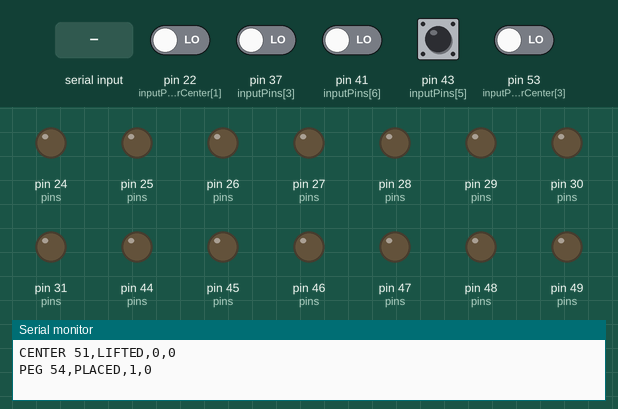
Recording of a sketch running on a simulated Arduino Mega 2560, built with avr-gcc and run on an emulated ATmega2560. On the bench: output pins drawn as LEDs (lit = HIGH), the last lines printed to the serial monitor. The inputs (shaded band) are chosen by the test bench; at power-on: pin 43 (inputPins[5]) HIGH, pin 22 (inputPinsForCenter[1]), pin 37 (inputPins[3]), pin 41 (inputPins[6]), pin 53 (inputPinsForCenter[3]) LOW. Random numbers use the default seed unless the sketch sets one.

Above: at 1.2 s.
1.3 s: pin 53 (inputPinsForCenter[3]) driven HIGH
At 1.6 s:
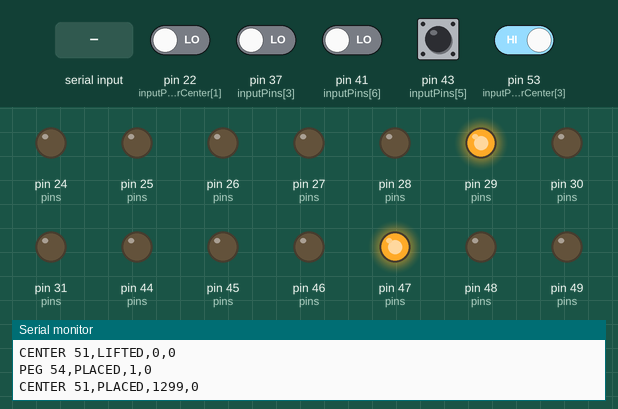
4.3 s: pin 53 (inputPinsForCenter[3]) driven LOW
At 4.8 s:
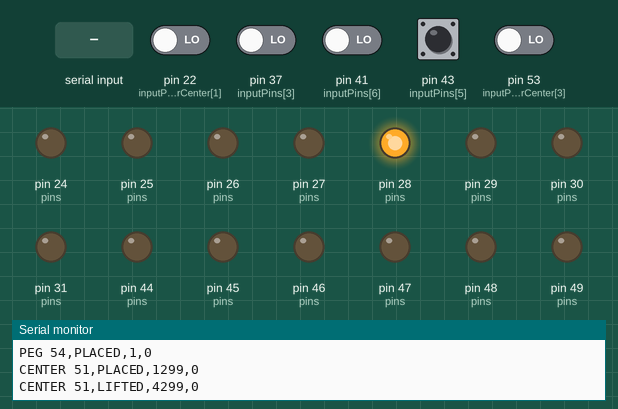
5.8 s: "1" received over Serial
At 7.0 s:
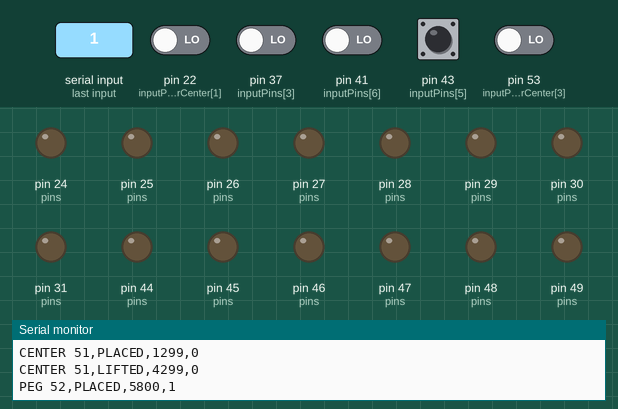
7.3 s: "0" received over Serial
At 9.9 s:
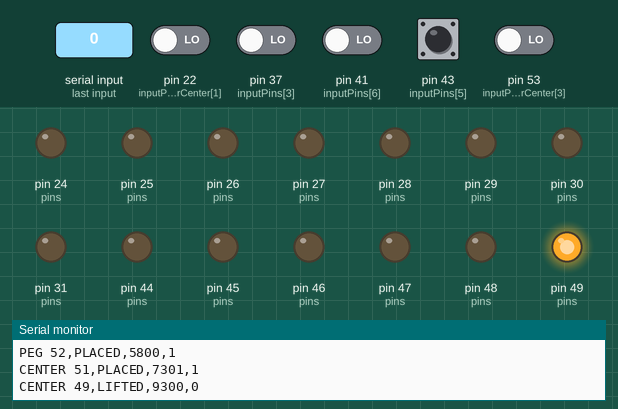
10.3 s: "2" received over Serial
At 11.5 s:
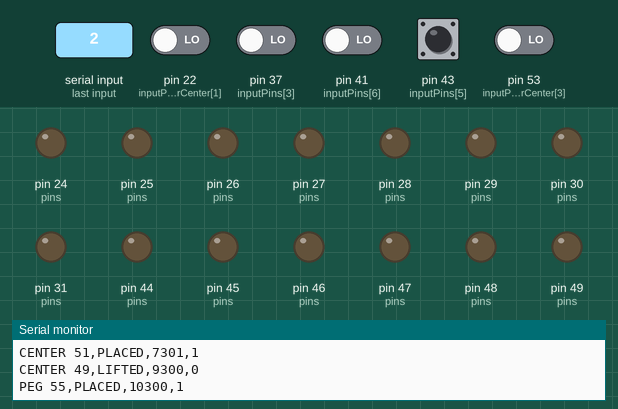
11.8 s: "1" received over Serial
At 13.2 s:
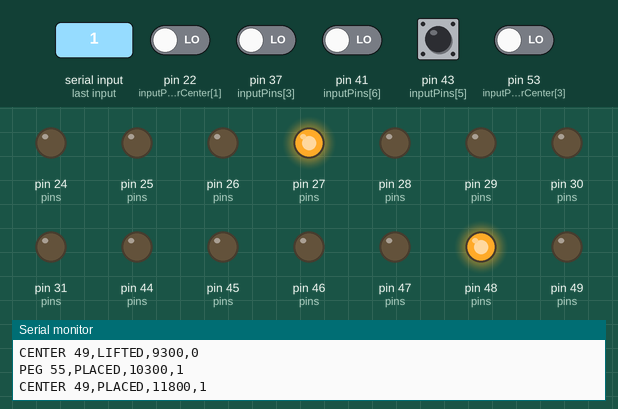
Timing chart, 0 to 15.3 s (numbered marks = the images above; inputs shaded):
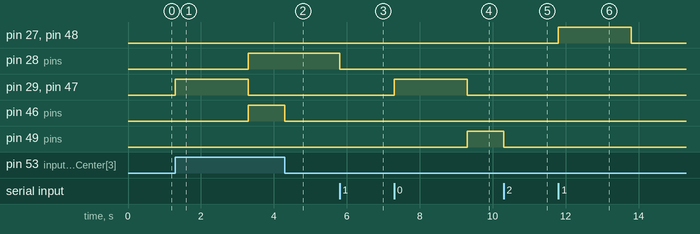

Measured:
- after the input at 1.3 s, pin 28 (pins), pin 46 (pins): LOW → HIGH after 2.0 s; pin 29 (pins), pin 47 (pins): LOW → HIGH at once, → LOW 2.0 s later
- after the input at 4.3 s, pin 46 (pins): HIGH → LOW at once
- after the input at 5.8 s, pin 28 (pins): HIGH → LOW at once
- after the input at 7.3 s, pin 29 (pins), pin 47 (pins): LOW → HIGH at once, → LOW 2.0 s later; pin 49 (pins): LOW → HIGH after 2.0 s
- after the input at 10.3 s, pin 49 (pins): HIGH → LOW at once
- after the input at 11.8 s, pin 27 (pins), pin 48 (pins): LOW → HIGH at once, → LOW 2.0 s later

The sketch:

automated_leds.ino
```cpp
int NUM_PEG_LEDS = 8;

// 8 pegs, each with 2 LEDs (blue and white)
int pins[8][2] = {{25, 24}, {26, 27},  {31, 30}, {28, 29}, {45, 44}, {46, 47}, {49, 48}, {51, 50}}; // first pin is always blue, second pin is red

// 8 sensors on the target pegs (left/right), detecting when a cylinder is placed there
int inputPins[8] = {35, 34, 36, 37, 42, 43, 41, 40};

// 4 sensors on the center pegs, detecting when a cylinder is picked up from the starting position.
int inputPinsForCenter[4] = {23, 22, 52, 53};

// links each center peg to its two corresponding target pegs (left and right pair).
int indexPairings[4][2] = {{8, 1}, {7, 2}, {5, 3}, {6, 4}}; // pairs the center sleeves to the correct pins.

//  a pre-set sequence of 0s and 1s deciding whether the target color is blue or white for each trial
int whiteBlueAlternations[20] = {0, 0, 0, 1, 0, 1, 0, 0, 1, 0, 1, 0, 1, 1, 0, 0, 0, 0, 1, 0};

// a pre-set list of 50 trials, each number (0–3) indicating which center peg is used.
int fifty_peg_trials[50] = {3, 3, 1, 3, 3, 2, 1, 0, 3, 1, 3, 2, 1, 3, 1, 1, 0, 0, 1, 0, 0, 3, 0, 1, 3, 0, 2, 1, 3, 1, 2, 1, 1, 3, 0, 3, 3, 2, 1, 0, 1, 1, 2, 3, 1, 3, 2, 0, 0, 3};

int currentColor = 0;
int currPin = 0;
bool loopRun = false;
unsigned long startTime;

// runs once when Arduino powers on
void setup() {
  // put your setup code here, to run once:
  //
  pinMode(A0, INPUT);
  randomSeed(analogRead(millis()));
  for(int i = 0; i < NUM_PEG_LEDS; i++){
    for(int k = 0; k < 2; k++){
      pinMode(pins[i][k], OUTPUT);
      digitalWrite(pins[i][k], LOW);
    }
  }

  for(int k = 0; k <8; k++){
    pinMode(inputPins[k], INPUT);
  }

  for(int j = 0; j < 4; j++){
    pinMode(inputPinsForCenter[j], INPUT);
  }

  startTime = millis();
  Serial.begin(9600);
}

// turns off all the LEDs
void resetLEDs(){
  for(int i = 0; i < 8; i++){
      digitalWrite(pins[i][0], LOW);
      digitalWrite(pins[i][1], LOW);
  }
}

// turns on the white LED for a given pin number (1-8)
void turnOnWhite(int pinNum){
  if(digitalRead(pins[pinNum - 1][1]) == 1){
    return;
  }
  digitalWrite(pins[pinNum - 1][1], HIGH);
}


// turns on the blue LED for a given pin number (1-8)
void turnOnBlue(int pinNum){
  if(digitalRead(pins[pinNum - 1][0]) == 1){
    return;
  }
  digitalWrite(pins[pinNum - 1][0], HIGH);
}

// Wait for cylinder to be LIFTED from the center peg
void waitUntilPinOff(int centerPinIndex){
  while(digitalRead(inputPinsForCenter[centerPinIndex]) == 1){
    //Serial.print('+');
    //do nothing.
  }
  bool val = false;
  // adds +48
  Serial.print("CENTER ");
  Serial.print(centerPinIndex + '0');
  Serial.print(",LIFTED,");
  Serial.print(millis() - startTime);
  Serial.print(",");
  Serial.println(val);
}

// Detect whihc center peg was touched first
//specifically for change in any configuration, from high to low.
int waitUntilChangeCenter(){
  //record the initial configuration of each of the pins
  //note; this function should only exit if we go from a HIGH -> LOW state.
  int numHighPegs = 0;
  int initialConfig[4]; // initialConfig will only hold the pins that are normally high
  for(int i = 0; i < 4; i++){
    initialConfig[i] = digitalRead(inputPinsForCenter[i]);
    if(initialConfig[i] == 1){
      numHighPegs += 1;
    }
  }
  if(numHighPegs == 0){ return -1; }

  int pinChangedIndex = -1;
  bool stateChanged = false;
  while(!stateChanged){
    //iterate through the configuration, checking that they are all the same
    for(int k = 0; k < 4; k++){
      if(initialConfig[k] == 0){ continue; } //we only care about pegs that go from high to low.
      if(initialConfig[k] != digitalRead(inputPinsForCenter[k])){

        stateChanged = true;
        pinChangedIndex = k;
        break;
      }
    }
  }
  return pinChangedIndex;
}

// Wait for cylinder to be PLACED on the target peg
void waitUntilPinOn(int inputPinNum){
  while (Serial.available() > 0) {
    Serial.read(); //flush pre-existing buffer
  }
  bool manualIntervention = false;
  while(digitalRead(inputPins[inputPinNum - 1]) == 0){
    if(Serial.available() > 0){
      while (Serial.available() > 0) {
        Serial.read();
      }
      manualIntervention = true;
      break;
    }
    //do nothing.
    //Serial.println("waiting...");
  }
  Serial.print("PEG ");
  Serial.print(inputPinNum + '0');
  Serial.print(",PLACED,");
  Serial.print(millis() - startTime);
  Serial.print(",");
  Serial.println(manualIntervention);
}

// Wait for cylinder to be PLACED back at the center
void waitUntilPinOnCenter(int inputPinIndex){
  while (Serial.available() > 0) {
    Serial.read(); //flush pre-existing buffer
  }
  bool manualIntervention = false;
  while(digitalRead(inputPinsForCenter[inputPinIndex]) == 0){
    if(Serial.available() > 0){
      while (Serial.available() > 0) {
        Serial.read();
      }
      manualIntervention = true;
      //then just break;
      break;
    }
    //do nothing.
    //Serial.println("waiting...");
  }
  Serial.print("CENTER ");
  Serial.print(inputPinIndex + '0');
  Serial.print(",PLACED,");
  Serial.print(millis() - startTime);
  Serial.print(",");
  Serial.println(manualIntervention);
}

int SEQUENCE_SIZE = 3; //@MK: change this to however long you want your sequence to be
int pinIndexSequence[3][2] = {{1, 0}, {2, 1}, {3, 0}}; //@MK; add sequences to this list. Also change the '3' in 'pinIndexSequence[3][2]' to whatever size you want the sequence
//each array is {pinIndex, color}, where color is 0 if blue, and 1 if white.

// run a fixed predefined sequence of trials
void startSequence(){
  //input tells us which pin to look out for!
  for(int i = 0; i < SEQUENCE_SIZE; i++){
    int pinNum = pinIndexSequence[i][0];
    if(pinIndexSequence[i][1] == 0){
      resetLEDs();
      turnOnBlue(pinNum);
    } else {
      resetLEDs();
      turnOnWhite(pinNum);
    }
    waitUntilPinOn(pinNum);
  }
}

// the main trial logic
// 1 Both target LEDs light up blue → cue to pick up
// 2 Wait for cylinder to be lifted from center
// 3 Reset LEDs, randomly pick left or right target
// 4 Light it up blue or white based on whiteBlueAlternations sequence
// 5 Wait for cylinder to be placed on target
// 6 Wait for cylinder to be returned to center
// 7 Both targets light up white for 2 seconds → success feedback
// 8 Reset LEDs, trial over
void runOneTrialSamePeg(int centerPinIndex){
  turnOnBlue(indexPairings[centerPinIndex][0]);
  turnOnBlue(indexPairings[centerPinIndex][1]); //turn them both on!
  waitUntilPinOff(centerPinIndex);

  resetLEDs();

  int pinToLight = indexPairings[centerPinIndex][random(0, 2)]; // the pin index to light up

  //then randmly decide which color to have it on!
  if(whiteBlueAlternations[currentColor] == 0){
    turnOnBlue(pinToLight);
  } else {
    turnOnWhite(pinToLight);
  }
  currentColor += 1;
  if(currentColor == 20){
    currentColor = 0;
  }

  waitUntilPinOn(pinToLight);
  resetLEDs();
  waitUntilPinOnCenter(centerPinIndex);
  turnOnWhite(indexPairings[centerPinIndex][0]);
  turnOnWhite(indexPairings[centerPinIndex][1]); //turn them both on!
  delay(2000);
  resetLEDs();
}

// Alternative mode triggered by picking up any piece
void runSequences(){
  int pinChangedIndex = waitUntilChangeCenter();
    //Serial.println("Game piece lifted from start!");
    if(pinChangedIndex != -1){
      startSequence();
    }
    while(digitalRead(inputPinsForCenter[pinChangedIndex]) == 0){
      //wait till the pin returns back to start
    }
    Serial.println("Reset the LEDS!");
    resetLEDs();
}

// runs the 50 trials
void loop() {
  // put your main code here, to run repeatedly:
  if(!loopRun){
    int i = 0;
    while(i < 50){
      runOneTrialSamePeg(fifty_peg_trials[i]);
      i+=1;
    }
  }
  loopRun = true;
}
```
